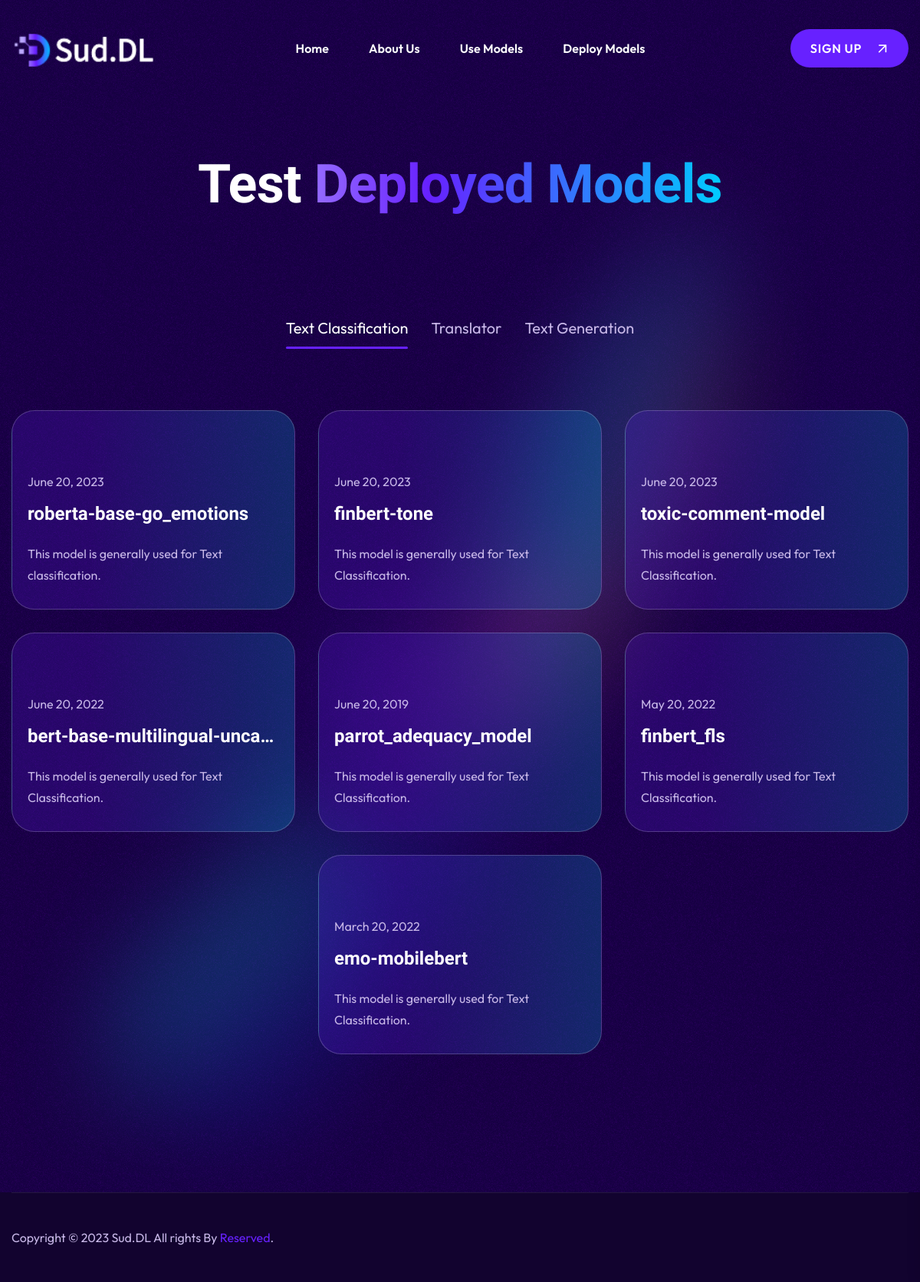
The page /use_model/ on the database its author committed.
### app/models.py (models this page shows)
class Model(models.Model):
    model_id = models.AutoField(primary_key=True)
    CHOICES = [
        ('option1', 'Text Classification'),
        ('option2', 'Translator'),
        ('option3', 'Text Generation'),
    ]
    tag = models.CharField(max_length=50, choices=CHOICES)
    upload_date = models.DateField()
    background = models.CharField(max_length=5000)
    model_name = models.CharField(max_length=50)
    input_des = models.CharField(max_length=500)
    output_des = models.CharField(max_length=500)
    task_des = models.CharField(max_length=500)

### deeplearningapp/views.py (the view)
# urls.py: path('use_model/', views.use),
def use(request):
    models = Model.objects.all()
    model_list = []
    j = 1
    for i in models:
        model_dic = {}
        if i.tag == 'option1':
            model_dic['option'] = 1
        elif i.tag == 'option2':
            model_dic['option'] = 2
        else:
            model_dic['option'] = 3
        model_dic['model_id'] = i.model_id
        model_dic['img_id'] = j % 10
        model_dic['name'] = i.model_name
        model_dic['date'] = i.upload_date
        model_dic['task_des'] = i.task_des
        model_list.append(model_dic)
        j += 1
    return render(request, 'useModel.html', context={'my_list': model_list})

### templates/useModel.html (shortened to what this page needs)
{% extends "base.html" %}
{% block body %}
        <main class="main-content">
            <div class="main-shape" data-background="/static/img/images/main_shape.png"></div>
            <section class="breadcrumb-area">
                <div class="container">
                    <div class="row">
                        <div class="col-12">
                            <div class="breadcrumb-content">
                                <h2 class="title">Test <span>Deployed Models</span></h2>
                            </div>
                        </div>
                    </div>
                </div>
            </section>
            <section class="blog-area pb-150">
                <div class="container">
                    <div class="row">
                        <div class="col-lg-12">
                            <div class="blog-tav-wrap">
                                <ul class="nav nav-tabs" id="myTab" role="tablist">
                                    <li class="nav-item" role="presentation">
                                        <button class="nav-link active" id="text-classification-tab" data-bs-toggle="tab" data-bs-target="#text-classification-tab-pane" type="button"  role="tab" aria-controls="text-classification-tab-pane" aria-selected="true">Text Classification</button>
                                    </li>
                                    <li class="nav-item" role="presentation">
                                        <button class="nav-link" id="translator-tab" data-bs-toggle="tab" data-bs-target="#translator-tab-pane" type="button" role="tab" aria-controls="translator-tab-pane" aria-selected="false">Translator</button>
                                    </li>
                                    <li class="nav-item" role="presentation">
                                        <button class="nav-link" id="text-generation-tab" data-bs-toggle="tab" data-bs-target="#text-generation-tab-pane" type="button" role="tab" aria-controls="text-generation-tab-pane" aria-selected="false">Text Generation</button>
                                    </li>
                                </ul>
                                <div class="tab-content" id="myTabContent">
                                    <div class="tab-pane fade show active" id="text-classification-tab-pane" role="tabpanel" aria-labelledby="text-classification-tab" tabindex="0">
                                        <div class="blog-item-wrap">
                                            <div class="row justify-content-center">
                                                {% for item in my_list %}
                                                    {% if item.option == 1 %}
                                                        <div class="col-lg-4 col-md-6 col-sm-10">
                                                            <div class="blog-grid-item">
                                                                <div class="blog-grid-thumb">
                                                                </div>
                                                                <div class="blog-grid-content">
                                                                    <span class="date">{{ item.date }}</span>
                                                                    <h2 class="title" style="white-space: nowrap; overflow: hidden; text-overflow: ellipsis;"><a href="/model-detail/?param={{ item.model_id }}">{{ item.name }}</a></h2>
                                                                    <p>This model is generally used for {{ item.task_des }}.</p>
                                                                </div>
                                                            </div>
                                                        </div>
                                                    {% endif %}
                                                {% endfor %}
                                            </div>
                                        </div>
                                    </div>
                                </div>
                            </div>
                        </div>
                    </div>
                </div>
            </section>
        </main>
{% endblock %}

### statics/css/default.css (style rules this page uses)
.pb-150 { padding-bottom: 150px; }

### statics/css/responsive.css (style rules this page uses)
@media (max-width: 1500px) { .container { max-width: 1320px; } }

### rows shown on the page
Model: date "June 20, 2023", name "roberta-base-go_emotions", task_des "Text classification"
Model: date "June 20, 2023", name "finbert-tone", task_des "Text Classification"
Model: date "June 20, 2023", name "toxic-comment-model", task_des "Text Classification"
Model: date "June 20, 2022", name "bert-base-multilingual-unca…", task_des "Text Classification"
Model: date "June 20, 2019", name "parrot_adequacy_model", task_des "Text Classification"
Model: date "May 20, 2022", name "finbert_fls", task_des "Text Classification"
Model: date "March 20, 2022", name "emo-mobilebert", task_des "Text Classification"
